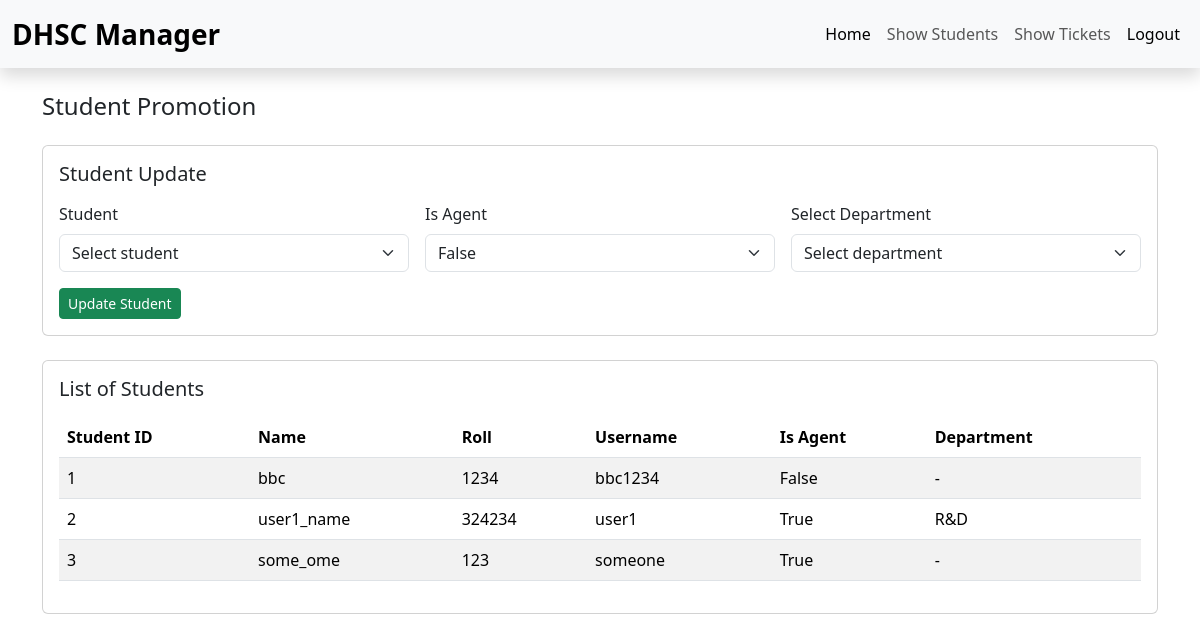
/manager/students/ (signed in), run on an earlier commit of the app's database.
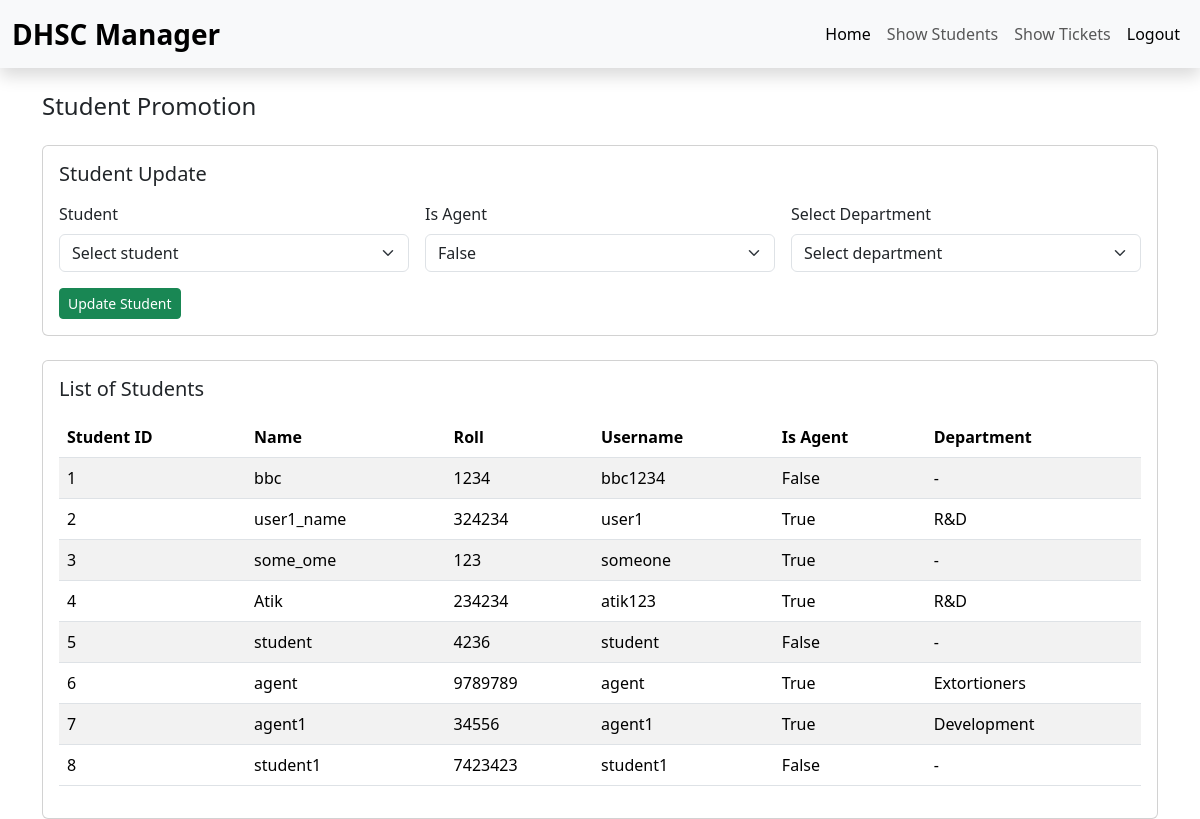
And on a later commit of the database.
### helpdesk/models.py (models this page shows)
class Student(models.Model):
    user = models.OneToOneField(User, on_delete=models.CASCADE, related_name="student_profile")
    name = models.CharField(max_length=120)
    roll = models.CharField(max_length=40, unique=True)
    is_agent = models.BooleanField(default=False)
    department = models.ForeignKey(
        Department,
        on_delete=models.SET_NULL,
        null=True,
        blank=True,
        related_name="agents",
    )
    def __str__(self):
        role = "Manager" if self.user.is_superuser else ("Agent" if self.is_agent else "Student")
        return f"{self.name} ({self.roll}) - {role}"

class Department(models.Model):
    class DepartmentName(models.TextChoices):
        DEVELOPMENT = "Development", "Development"
        R_AND_D = "R&D", "R&D"
        DESIGN = "Design", "Design"
        DEBUGGERS = "Debuggers", "Debuggers"
        TESTERS = "Testers", "Testers"
        EXICUTIONERS = "Exicutioners", "Exicutioners"
        EXTORTIONERS = "Extortioners", "Extortioners"
    name = models.CharField(max_length=60, unique=True, choices=DepartmentName.choices)
    def __str__(self):
        return self.name

### helpdesk/views.py (the view)
# urls.py: path('manager/students/', views.ShowStudentsPage, name='show_students'),
@login_required(login_url="login")
def ShowStudentsPage(request):
    if not request.user.is_superuser:
        messages.error(request, "Only manager is allowed")
        return redirect("login")
    if request.method == "POST" and "update_student" in request.POST:
        student_form = ManagerStudentUpdateForm(request.POST)
        if student_form.is_valid():
            student = student_form.cleaned_data["student"]
            is_agent = student_form.cleaned_data["is_agent"] == "true"
            department = student_form.cleaned_data["department"] if is_agent else None
            student.is_agent = is_agent
            student.department = department
            student.save(update_fields=["is_agent", "department"])
            messages.success(request, f"{student.name} updated successfully.")
            return redirect("show_students")
        messages.error(request, "Could not update.")
    else:
        student_form = ManagerStudentUpdateForm()
    students = Student.objects.select_related("user", "department").all()
    return render(
        request,
        "show_students.html",
        {
            "students": students,
            "student_form": student_form,
        },
    )

### helpdesk/templates/show_students.html (shortened to what this page needs)
{% extends "base.html" %}
{% block content %}
<div class="container mt-4">
    <div class="d-flex justify-content-between align-items-center mb-3">
        <h1 class="h4 mb-0">Student Promotion</h1>
    </div>
    <div class="card mt-4">
        <div class="card-body">
            <h2 class="h5 mb-3">Student Update</h2>
            <form method="post">
                <div class="row g-3">
                    <div class="col-md-4">
                        <label class="form-label">Student</label>
                        {{ student_form.student }}
                    </div>
                    <div class="col-md-4">
                        <label class="form-label">Is Agent</label>
                        {{ student_form.is_agent }}
                    </div>
                    <div class="col-md-4">
                        <label class="form-label">Select Department</label>
                        {{ student_form.department }}
                    </div>
                </div>
                <button type="submit" name="update_student" value="1" class="btn btn-success btn-sm mt-3">
                    Update Student
                </button>
            </form>
        </div>
    </div>
    <div class="card mt-4">
        <div class="card-body">
            <h2 class="h5 mb-3">List of Students</h2>
            <table class="table table-striped">
                <thead>
                    <tr>
                        <th>Student ID</th>
                        <th>Name</th>
                        <th>Roll</th>
                        <th>Username</th>
                        <th>Is Agent</th>
                        <th>Department</th>
                    </tr>
                </thead>
                <tbody>
                    {% for student in students %}
                    <tr>
                        <td>{{ student.id }}</td>
                        <td>{{ student.name }}</td>
                        <td>{{ student.roll }}</td>
                        <td>{{ student.user.username }}</td>
                        <td>{{ student.is_agent }}</td>
                        <td>{{ student.department.name|default:"-" }}</td>
                    </tr>
                    {% endfor %}
                </tbody>
            </table>
        </div>
    </div>
</div>
{% endblock content %}

### helpdesk/templates/base.html (shortened to what this page needs)
<!DOCTYPE html>
<html lang="en">
<head>
    <link href="https://cdn.jsdelivr.net/npm/bootstrap@5.3.8/dist/css/bootstrap.min.css" rel="stylesheet"
>
</head>
<body>
    {% include 'navbar.html' %}
    {% block content%}{% endblock content%}
</body>
</html>

### helpdesk/templates/navbar.html (shortened to what this page needs)
<nav class="navbar navbar-expand-lg bg-body-tertiary shadow">
  <div class="container-fluid">
    {% if not user.is_authenticated %}
      <a class="navbar-brand" href="{% url 'base' %}"><strong class="fs-3">DHSC</strong></a>
    {% elif user.is_authenticated and user.student_profile.is_agent %}
      <a class="navbar-brand" href="{% url 'base' %}"><strong class="fs-3">DHSC Agent</strong></a>
    {% elif user.is_authenticated and user.student_profile %}
      <a class="navbar-brand" href="{% url 'base' %}"><strong class="fs-3">DHSC Student</strong></a>
    {% elif user.is_authenticated and user.is_superuser %}
      <a class="navbar-brand" href="{% url 'base' %}"><strong class="fs-3">DHSC Manager</strong></a>
    {% endif %}
    <div class="collapse navbar-collapse" id="navbarScroll">
      <ul class="navbar-nav ms-auto my-2 my-lg-0 navbar-nav-scroll" style="--bs-scroll-height: 100px;">
        <li class="nav-item">
          <a class="nav-link active" aria-current="page" href="{% url 'base' %}">Home</a>
        </li>
        {% if user.is_authenticated and user.is_superuser %}
        <li class="nav-item">
          <a class="nav-link" href="{% url 'show_students' %}">Show Students</a>
        </li>
        {% endif %}
        {% if user.is_authenticated %}
        <li class="nav-item">
          <a class="nav-link" href="{% url 'show_tickets' %}">Show Tickets</a>
        </li>
        {% endif %}
        {% if user.is_authenticated %}
        <li class="nav-item ">
          <a class="nav-link active" aria-current="page" href="{% url 'logout' %}">Logout</a>
        </li>
        {% endif %}
      </ul>
    </div>
  </div>
</nav>

What changed in the data, as far as the page shows it:
added Student: id "4", name "Atik", roll "234234", user.username "atik123", is_agent "True", department.name "R&D"
added Student: id "5", name "student", roll "4236", user.username "student", is_agent "False", department.name "-"
added Student: id "6", name "agent", roll "9789789", user.username "agent", is_agent "True", department.name "Extortioners"
added Student: id "7", name "agent1", roll "34556", user.username "agent1", is_agent "True", department.name "Development"
added Student: id "8", name "student1", roll "7423423", user.username "student1", is_agent "False", department.name "-"
